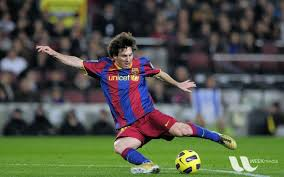
#> input picture images/messi.jpg, 284 x 177 px, found by its file name
$ python '15. Canny Edge Detection.py'
#> lines starting #> are read from the running program, lines starting #| are printed output that depends on the picture
'''
In previous code snippet discussed abot image gradient
method for edge detection. In this snippet will look for more
advanced canny edge detector algo.

This is into 4 phases

Noise Reduction -> Finding gradient direction and magnitude -> Non-max supression -> Hystresis Thresholding.

In Noise reduction, remove noise using smoothing filters like gaussian.

Finding gradient magnitude -> Using first derivative i.e, Sobel filters will find the direction (angle between horizontal and vertical derivative)
And magnitude using both horiz and vetical  = np.sqrt(Sx**2 + Sy**2)

Non-max supression -> Basically a first stage filtering for non-edges.

Hystersis thresholding -> Using range for maxval and minval, filter edges and non-edges

Question is how to choose min value and max value.

I will show you automatic canny edge detector.
'''

import cv2
import numpy as np
import matplotlib.pyplot as pyplot

img = cv2.imread('images/messi.jpg',0)
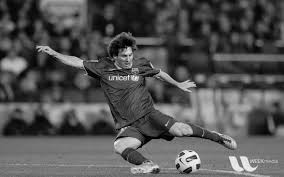
#> img: shape (177, 284); min 0, max 255, mean 83.4

def automatic_canny(images, sigma=0.33):
#> called with sigma = 0.33
    median = np.median(images)
#> median = 80

    ## Based on some statistics
    lower = int(max(0, (1-sigma)*median))
#> lower = 53
    upper = int(min(255, (1+sigma)*median))
#> upper = 106
    edged = cv2.Canny(images, lower, upper)
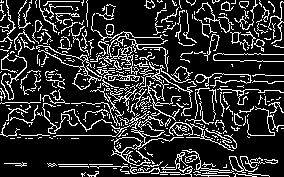
#> edged: shape (177, 284); 18% white in thin lines or dots

    cv2.imshow('Edges detected', edged)
    cv2.waitKey(0)


    ## Manually selected values
    edged = cv2.Canny(images, 100, 200)
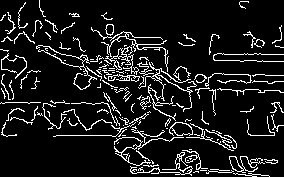
#> edged: shape (177, 284); 10.4% white in thin lines or dots

    cv2.imshow('Edges detected', edged)
    cv2.waitKey(0)

automatic_canny(img)

$ run again, with images/gradients1.jpg copied over images/messi.jpg
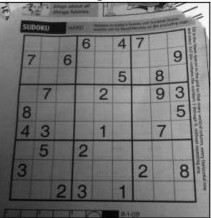
#> input picture images/gradients1.jpg, 211 x 218 px, found by its file name
#> img is the input picture: shape (218, 211); min 1, max 255, mean 114.8
#> median = 117
#> lower = 78
#> upper = 155
#> in automatic_canny, `edged = cv2.Canny(images, lower, upper)`:
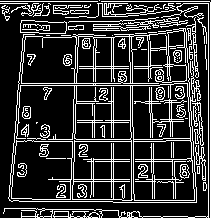
#> edged: shape (218, 211); 20.7% white in thin lines or dots
#> in automatic_canny, `edged = cv2.Canny(images, 100, 200)`:
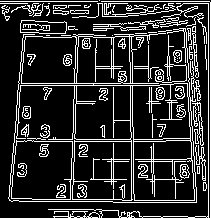
#> edged: shape (218, 211); 17.9% white in thin lines or dots
